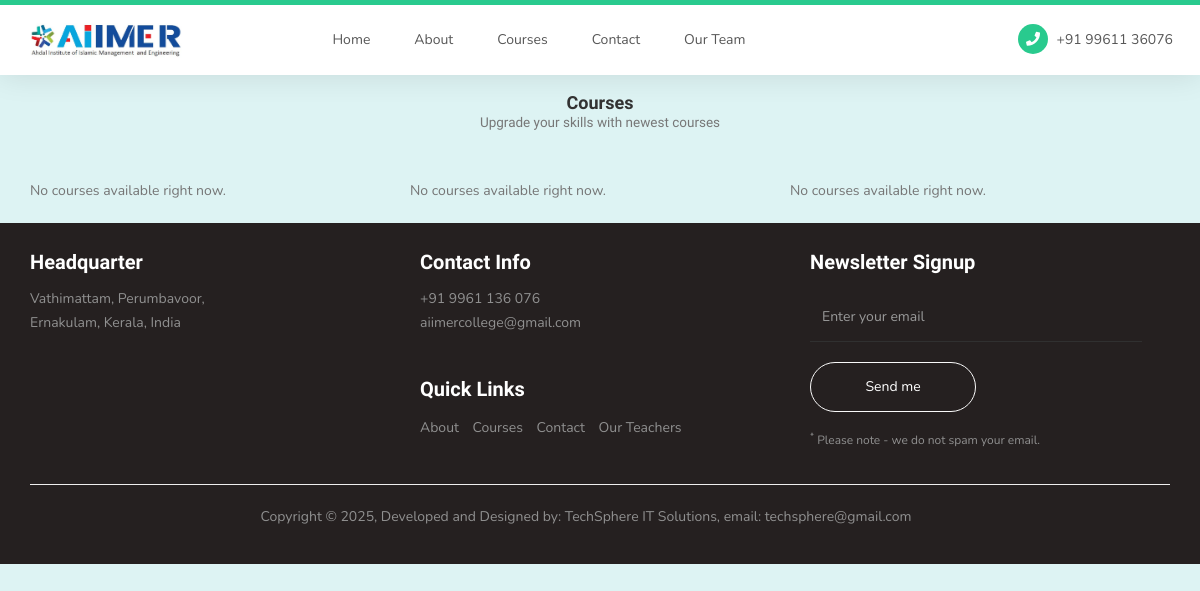
The app's page /courses/, older data.
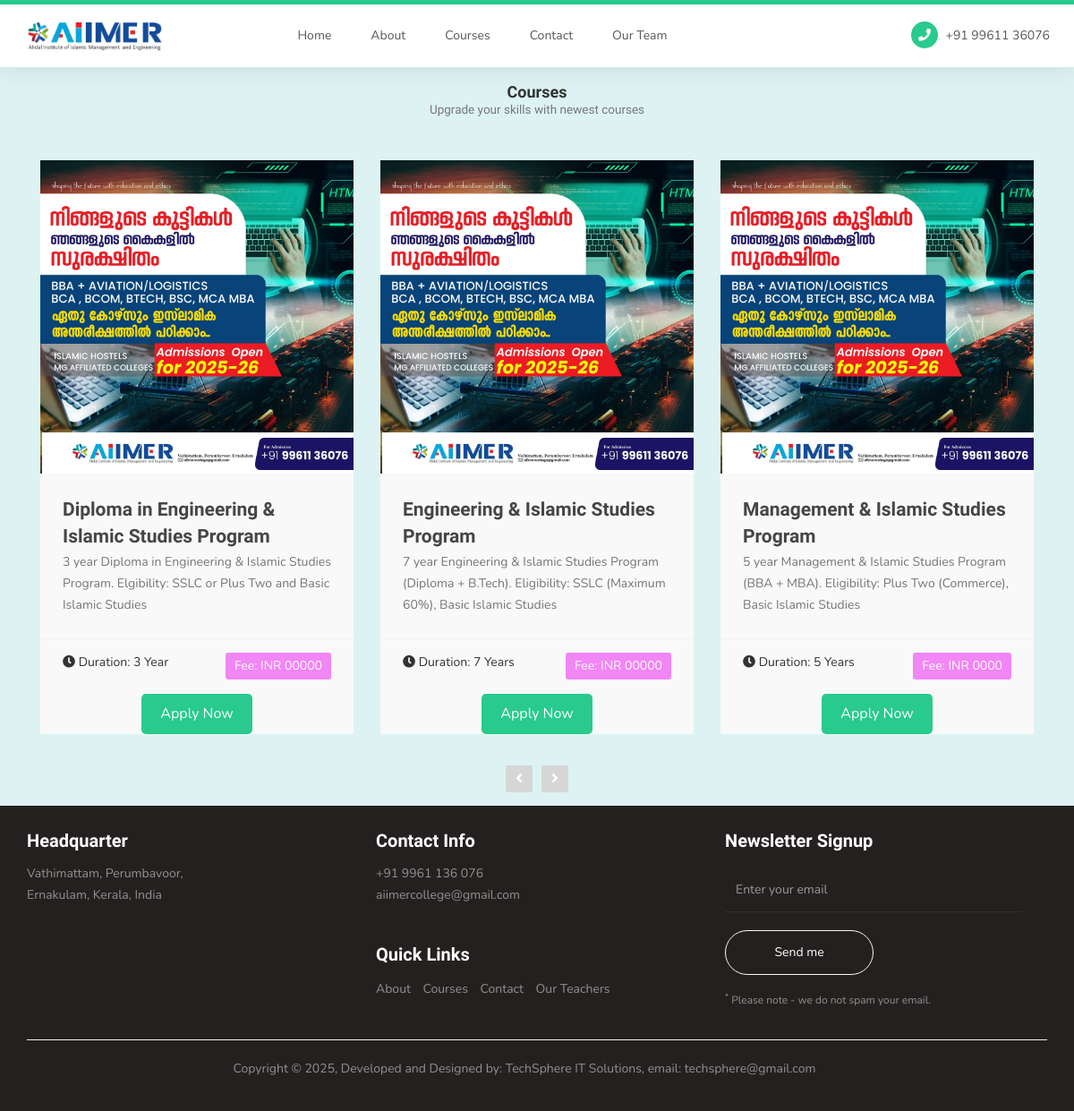
The same page, newer data.
### main_app/models.py (models this page shows, shortened)
class Course(models.Model):
    category = models.ForeignKey(CourseCategory, on_delete=models.CASCADE, related_name='courses')
    course_name = models.CharField(max_length=200, unique=True)
    description = models.TextField()
    image = models.ImageField(upload_to='courses/')
    start_date = models.DateField()
    duration = models.CharField(max_length=100)
    fee = models.CharField(max_length=50)
    is_available = models.BooleanField(default=True)

### main_app/views.py (the view)
# urls.py: path('courses/', views.courses, name='courses'),
def courses(request):
    courses = Course.objects.all()
    return render(request, 'courses.html', {'courses': courses})

### templates/courses.html
{% extends 'base.html' %}
{% load static %}
{% block content %}
<section id="courses">
    <div class="container">
        <div class="row">
            <div class="col-md-12 col-sm-12">
            <div class="section-title">
                <h4>Courses <small>Upgrade your skills with newest courses</small></h4>
            </div>
            <div class="owl-carousel owl-theme owl-courses">
                {% for course in courses %}
                    <div class="col-md-4 col-sm-4">
                        <div class="item">
                            <div class="courses-thumb">
                                <div class="courses-top">
                                    <div class="courses-image">
                                        <img src="{{ course.image.url }}" class="img-responsive" alt="course_image" />
                                    </div>
                                </div>
                                <div class="courses-detail">
                                    <h3><a href="#">{{ course.course_name }}</a></h3>
                                    <p>{{ course.description }}</p>
                                </div>
                                <div class="courses-info">
                                    <div class="courses-duration">
                                        <span><i class="fa fa-clock-o"></i> Duration: {{ course.duration }}</span>
                                    </div>
                                    <div class="courses-price">
                                        <span>Fee: INR {{ course.fee }}</span>
                                    </div>
                                </div>
                                <div class="apply-btn">
                                    <a href="{% url 'registration' %}" class="btn btn-apply">Apply Now</a>
                                </div>
                            </div>
                        </div>
                    </div>
                {% empty %}
                    <p>No courses available right now.</p>
                {% endfor %}
            </div>
        </div>
    </div>
</section>
{% endblock %}

### templates/base.html (shortened to what this page needs)
{% load static %}
<!DOCTYPE html>
<html lang="en">
    <head>
        <link rel="stylesheet" href="{% static 'css/bootstrap.min.css' %}">
        <link rel="stylesheet" href="{% static 'css/font-awesome.min.css' %}">
        <link rel="stylesheet" href="{% static 'css/owl.carousel.css' %}">
        <link rel="stylesheet" href="{% static 'css/owl.theme.default.min.css' %}">
        <link rel="stylesheet" href="{% static 'css/templatemo-style.css' %}">
        <link rel="stylesheet" href="{% static 'fonts/material-icon/css/material-design-iconic-font.min.css' %}">
        <link rel="stylesheet" href="https://cdnjs.cloudflare.com/ajax/libs/font-awesome/5.15.4/css/all.min.css">
    </head>
    <body data-spy="scroll" data-target=".navbar-collapse" data-offset="50">
        <section class="navbar custom-navbar navbar-fixed-top" role="navigation">
            <div class="container">
                <div class="navbar-header">
                    <a href="{% url 'home' %}" class="navbar-brand">
                        <img src="{% static 'images/logo.JPG' %}" alt="AIIMER Logo" style="height: 40px;">
                    </a>
                </div>
                <div class="collapse navbar-collapse">
                    <ul class="nav navbar-nav navbar-nav-first">
                        <li><a href="{% url 'home' %}" class="smoothScroll">Home</a></li>
                        <li><a href="{% url 'about' %}" class="smoothScroll">About</a></li>
                        <li><a href="{% url 'courses' %}" class="smoothScroll">Courses</a></li>
                        <li><a href="{% url 'contact' %}" class="smoothScroll">Contact</a></li>
                        <li><a href="{% url 'teachers' %}" class="smoothScroll">Our Team</a></li>
                    </ul>
                    <ul class="nav navbar-nav navbar-right">
                        <li><a href="#"><i class="fa fa-phone"></i> +91 99611 36076</a></li>
                    </ul>
                </div>
            </div>
        </section>
        {% block content %}{% endblock %}
        <footer id="footer">
            <div class="container">
                <div class="row">
                    <div class="col-md-4 col-sm-6">
                        <div class="footer-info">
                            <div class="section-title">
                                <h2>Headquarter</h2>
                            </div>
                            <address>
                                <p>Vathimattam, Perumbavoor,<br> Ernakulam, Kerala, India</p>
                            </address>
                            <ul class="social-icon">
                                <li><a href="#" class="fa fa-facebook-square" attr="facebook icon"></a></li>
                                <li><a href="#" class="fa fa-twitter"></a></li>
                                <li><a href="#" class="fa fa-instagram"></a></li>
                            </ul>
                        </div>
                    </div>
                    <div class="col-md-4 col-sm-6">
                        <div class="footer-info">
                            <div class="section-title">
                                <h2>Contact Info</h2>
                            </div>
                            <address>
                                <p>+91 9961 136 076</p>
                                <p><a href="mailto:youremail.co">aiimercollege@gmail.com</a></p>
                            </address>
                            <div class="footer_menu">
                                <h2>Quick Links</h2>
                                <ul>
                                    <li><a href="{% url 'about' %}" class="smoothScroll">About</a></li>
                                    <li><a href="{% url 'courses' %}" class="smoothScroll">Courses</a></li>
                                    <li><a href="{% url 'contact' %}" class="smoothScroll">Contact</a></li>
                                    <li><a href="{% url 'teachers' %}" class="smoothScroll">Our Teachers</a></li>
                                </ul>
                            </div>
                        </div>
                    </div>
                    <div class="col-md-4 col-sm-12">
                        <div class="footer-info newsletter-form">
                            <div class="section-title">
                                <h2>Newsletter Signup</h2>
                            </div>
                            <div>
                                <div class="form-group">
                                    <form action="#" method="get">
                                            <input type="email" class="form-control" placeholder="Enter your email" name="email" id="email" required="">
                                            <input type="submit" class="form-control" name="submit" id="form-submit" value="Send me">
                                    </form>
                                    <span><sup>*</sup> Please note - we do not spam your email.</span>
                                </div>
                            </div>
                        </div>
                    </div>
                </div>
                <hr>
                <div class="row">
                    <div class="col-md-12">
                        <div class="footer-info">
                            <div class="copyright-text">
                                <p class="text-center">Copyright &copy; 2025, Developed and Designed by: TechSphere IT Solutions, email: techsphere@gmail.com</p>
                            </div>
                        </div>
                    </div>
                </div>
            </div>
        </footer>
    </body>
</html>

### static/css/templatemo-style.css (style rules this page uses)
body { background: rgb(221, 243, 243); font-family: 'Nunito', sans-serif; overflow-x: hidden; padding-top: 70px; }
h1,h2,h3,h4,h5,h6 { font-family: 'Muli', sans-serif; font-weight: bold; line-height: inherit; }
h2 { color: #353535; font-size: 2em; padding-bottom: 10px; }
h3 { font-size: 1.5em; margin-bottom: 0; }
h3, h3 a { color: #454545; }
p { color: #757575; font-size: 14px; font-weight: normal; line-height: 24px; }
html { -webkit-font-smoothing: antialiased; }
a { color: #252525; -webkit-transition: 0.5s; transition: 0.5s; text-decoration: none !important; }
a, input, button, .form-control { -webkit-transition: 0.5s; transition: 0.5s; }
.section-title { padding-bottom: 40px; }
.section-title h2 { margin: 0; }
.section-title small { display: block; }
section { position: relative; padding: 10px 0; }
.custom-navbar { background: #ffffff; border-top: 5px solid #29ca8e; border-bottom: 0; -webkit-box-shadow: 0 1px 30px rgba(0, 0, 0, 0.1); -moz-box-shadow: 0 1px 30px rgba(0, 0, 0, 0.1); box-shadow: 0 1px 30px rgba(0, 0, 0, 0.1); padding: 12px 0; margin-bottom: 0; padding: 0; }
.custom-navbar .navbar-brand { color: #454545; font-size: 18px; font-weight: bold; line-height: 40px; }
.custom-navbar .navbar-nav.navbar-nav-first { margin-left: 8em; }
.custom-navbar .navbar-nav.navbar-right li a { padding-right: 12px; padding-left: 12px; }
.custom-navbar .navbar-nav.navbar-right li a .fa { background: #29ca8e; border-radius: 100%; color: #ffffff; width: 30px; height: 30px; line-height: 30px; text-align: center; display: inline-block; margin-right: 5px; }
.custom-navbar .nav li a { line-height: 40px; color: #575757; padding-right: 22px; padding-left: 22px; }
#courses .section-title { text-align: center; }
.courses-thumb { background: #f9f9f9; position: relative; }
.courses-top { position: relative; }
.courses-image { background: linear-gradient(to right, #202020, #101010); }
.courses-detail { padding: 25px 25px 15px 25px; }
.courses-detail h3 { margin: 0 0 2px 0; }
.courses-info { border-top: 1px solid #f0f0f0; position: relative; clear: both; padding: 15px 25px; }
.courses-duration, .courses-duration span { display: inline-block; vertical-align: middle; }
.courses-price { float: right; }
.courses-price span { background: #f186f5; border-radius: 3px; color: #ffffff; display: block; padding: 5px 10px; }
.apply-btn { text-align: center; margin-top: 10px; padding: auto; }
.apply-btn .btn-apply { background-color: #29ca8e; color: #ffffff; padding: 10px 20px; border-radius: 5px; text-decoration: none; display: inline-block; font-size: 16px; transition: background-color 0.3s ease, transform 0.3s ease; }
#courses .col-md-4, #testimonial .col-md-4 { display: block; width: 100%; }
footer { background: #252020; padding: 25px 0; }
footer .section-title { padding-bottom: 10px; }
footer h2 { font-size: 20px; }
footer a, footer p { color: #909090; }
footer address p { margin-bottom: 0; }
footer .social-icon { margin-top: 25px; }
.footer-info { margin-right: 2em; }
.footer-info h2 { color: #ffffff; padding: 0; }
.footer_menu h2 { margin-top: 2em; }
.footer_menu ul { margin: 0; padding: 0; }
.footer_menu li { display: inline-block; list-style: none; margin: 5px 10px 5px 0; }
.newsletter-form .form-control { background: transparent; border-radius: 0; box-shadow: none; border: 0; border-bottom: 1px solid #303030; height: 50px; margin: 5px 0; }
.newsletter-form input[type="submit"] { background: transparent; border: 1px solid #f9f9f9; border-radius: 50px; color: #ffffff; display: block; margin-top: 20px; outline: none; width: 50%; }
.newsletter-form .form-group span { color: #909090; display: block; font-size: 12px; margin-top: 20px; }
.social-icon { position: relative; padding: 0; margin: 0; }
.social-icon li { display: inline-block; list-style: none; margin-bottom: 5px; }
.social-icon li a { border-radius: 100px; color: #29ca8e; font-size: 15px; width: 35px; height: 35px; line-height: 35px; text-decoration: none; text-align: center; transition: all 0.4s ease-in-out; position: relative; margin: 5px 5px 5px 0; }

Row changes from the older to the newer data that the page shows:
now on this page (row edited): Course: image (picture), course_name "Diploma in Engineering & Islamic Studies Program", description "3 year Diploma in Engineering & Islamic Studies Program. Elgibility: SSLC or Plus Two and Basic Islamic Studies", duration "3 Year", fee "00000"
now on this page (row edited): Course: image (picture), course_name "Engineering & Islamic Studies Program", description "7 year Engineering & Islamic Studies Program (Diploma + B.Tech). Eligibility: SSLC (Maximum 60%), Basic Islamic Studies", duration "7 Years", fee "00000"
now on this page (row edited): Course: image (picture), course_name "Management & Islamic Studies Program", description "5 year Management & Islamic Studies Program (BBA + MBA). Eligibility: Plus Two (Commerce), Basic Islamic Studies", duration "5 Years", fee "0000"
Text that changed along with them:
text no longer shown: "No courses available right now."
